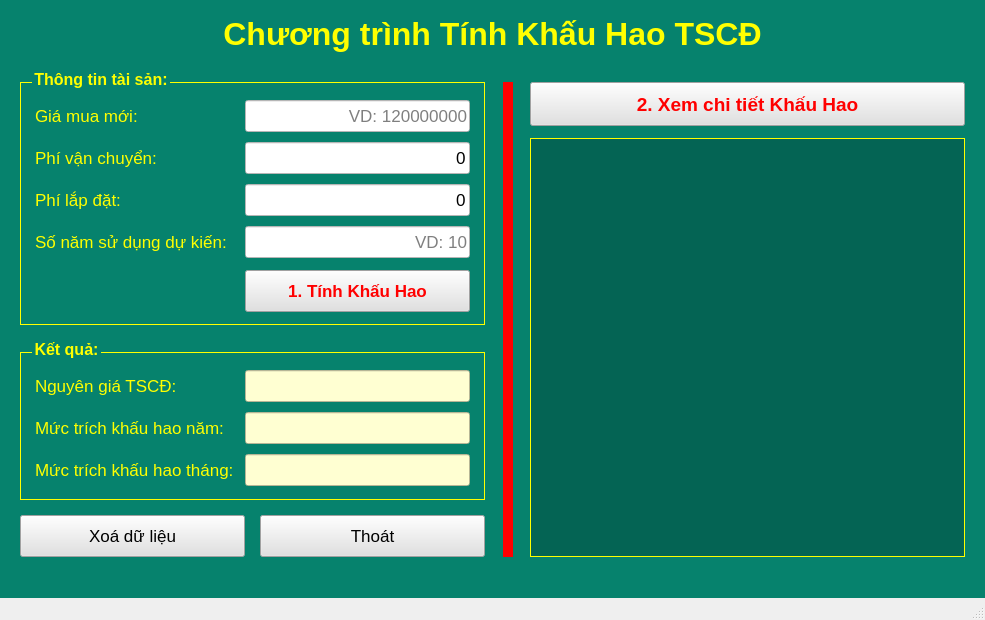
<?xml version="1.0" encoding="UTF-8"?>
<ui version="4.0">
 <class>MainWindow</class>
 <widget class="QMainWindow" name="MainWindow">
  <property name="geometry">
   <rect>
    <x>0</x>
    <y>0</y>
    <width>985</width>
    <height>620</height>
   </rect>
  </property>
  <property name="windowTitle">
   <string>Hoang Phuong Anh - K244111451</string>
  </property>
  <property name="windowIcon">
   <iconset>
    <normaloff>../images/calculator.png</normaloff>
    ../images/calculator.png
   </iconset>
  </property>
  <widget class="QWidget" name="centralwidget">
   <property name="styleSheet">
    <string notr="true">QWidget#centralwidget {
background-color: rgb(6, 130, 109);
}</string>
   </property>
   <widget class="QLabel" name="labelTitle">
    <property name="geometry">
     <rect>
      <x>20</x>
      <y>8</y>
      <width>945</width>
      <height>52</height>
     </rect>
    </property>
    <property name="font">
     <font>
      <pointsize>24</pointsize>
      <bold>true</bold>
     </font>
    </property>
    <property name="styleSheet">
     <string notr="true">color: rgb(255, 255, 0);</string>
    </property>
    <property name="text">
     <string>Chương trình Tính Khấu Hao TSCĐ</string>
    </property>
    <property name="alignment">
     <set>Qt::AlignCenter</set>
    </property>
   </widget>
   <widget class="QGroupBox" name="groupBoxThongTin">
    <property name="geometry">
     <rect>
      <x>20</x>
      <y>70</y>
      <width>465</width>
      <height>255</height>
     </rect>
    </property>
    <property name="font">
     <font>
      <pointsize>12</pointsize>
      <bold>true</bold>
     </font>
    </property>
    <property name="styleSheet">
     <string notr="true">QGroupBox {
border: 1px solid rgb(255, 255, 0);
margin-top: 12px;
}
QGroupBox::title {
subcontrol-origin: margin;
left: 12px;
color: rgb(255, 255, 0);
}</string>
    </property>
    <property name="title">
     <string>Thông tin tài sản:</string>
    </property>
    <widget class="QLabel" name="label_2">
     <property name="geometry">
      <rect>
       <x>15</x>
       <y>30</y>
       <width>205</width>
       <height>32</height>
      </rect>
     </property>
     <property name="font">
      <font>
       <pointsize>13</pointsize>
       <bold>false</bold>
      </font>
     </property>
     <property name="styleSheet">
      <string notr="true">color: rgb(255, 255, 0);</string>
     </property>
     <property name="text">
      <string>Giá mua mới:</string>
     </property>
    </widget>
    <widget class="QLineEdit" name="lineEditGiaMuaMoi">
     <property name="geometry">
      <rect>
       <x>225</x>
       <y>30</y>
       <width>225</width>
       <height>32</height>
      </rect>
     </property>
     <property name="font">
      <font>
       <pointsize>13</pointsize>
       <bold>false</bold>
      </font>
     </property>
     <property name="styleSheet">
      <string notr="true">background-color: rgb(255, 255, 255);
color: rgb(0, 0, 0);</string>
     </property>
     <property name="alignment">
      <set>Qt::AlignRight|Qt::AlignTrailing|Qt::AlignVCenter</set>
     </property>
     <property name="placeholderText">
      <string>VD: 120000000</string>
     </property>
    </widget>
    <widget class="QLabel" name="label_3">
     <property name="geometry">
      <rect>
       <x>15</x>
       <y>72</y>
       <width>205</width>
       <height>32</height>
      </rect>
     </property>
     <property name="font">
      <font>
       <pointsize>13</pointsize>
       <bold>false</bold>
      </font>
     </property>
     <property name="styleSheet">
      <string notr="true">color: rgb(255, 255, 0);</string>
     </property>
     <property name="text">
      <string>Phí vận chuyển:</string>
     </property>
    </widget>
    <widget class="QLineEdit" name="lineEditPhiVanChuyen">
     <property name="geometry">
      <rect>
       <x>225</x>
       <y>72</y>
       <width>225</width>
       <height>32</height>
      </rect>
     </property>
     <property name="font">
      <font>
       <pointsize>13</pointsize>
       <bold>false</bold>
      </font>
     </property>
     <property name="styleSheet">
      <string notr="true">background-color: rgb(255, 255, 255);
color: rgb(0, 0, 0);</string>
     </property>
     <property name="alignment">
      <set>Qt::AlignRight|Qt::AlignTrailing|Qt::AlignVCenter</set>
     </property>
     <property name="placeholderText">
      <string>Không có thì nhập 0</string>
     </property>
     <property name="text">
      <string>0</string>
     </property>
    </widget>
    <widget class="QLabel" name="label_4">
     <property name="geometry">
      <rect>
       <x>15</x>
       <y>114</y>
       <width>205</width>
       <height>32</height>
      </rect>
     </property>
     <property name="font">
      <font>
       <pointsize>13</pointsize>
       <bold>false</bold>
      </font>
     </property>
     <property name="styleSheet">
      <string notr="true">color: rgb(255, 255, 0);</string>
     </property>
     <property name="text">
      <string>Phí lắp đặt:</string>
     </property>
    </widget>
    <widget class="QLineEdit" name="lineEditPhiLapDat">
     <property name="geometry">
      <rect>
       <x>225</x>
       <y>114</y>
       <width>225</width>
       <height>32</height>
      </rect>
     </property>
     <property name="font">
      <font>
       <pointsize>13</pointsize>
       <bold>false</bold>
      </font>
     </property>
     <property name="styleSheet">
      <string notr="true">background-color: rgb(255, 255, 255);
color: rgb(0, 0, 0);</string>
     </property>
     <property name="alignment">
      <set>Qt::AlignRight|Qt::AlignTrailing|Qt::AlignVCenter</set>
     </property>
     <property name="placeholderText">
      <string>Không có thì nhập 0</string>
     </property>
     <property name="text">
      <string>0</string>
     </property>
    </widget>
    <widget class="QLabel" name="label_5">
     <property name="geometry">
      <rect>
       <x>15</x>
       <y>156</y>
       <width>205</width>
       <height>32</height>
      </rect>
     </property>
     <property name="font">
      <font>
       <pointsize>13</pointsize>
       <bold>false</bold>
      </font>
     </property>
     <property name="styleSheet">
      <string notr="true">color: rgb(255, 255, 0);</string>
     </property>
     <property name="text">
      <string>Số năm sử dụng dự kiến:</string>
     </property>
    </widget>
    <widget class="QLineEdit" name="lineEditSoNamDuKien">
     <property name="geometry">
      <rect>
       <x>225</x>
       <y>156</y>
       <width>225</width>
       <height>32</height>
      </rect>
     </property>
     <property name="font">
      <font>
       <pointsize>13</pointsize>
       <bold>false</bold>
      </font>
     </property>
     <property name="styleSheet">
      <string notr="true">background-color: rgb(255, 255, 255);
color: rgb(0, 0, 0);</string>
     </property>
     <property name="alignment">
      <set>Qt::AlignRight|Qt::AlignTrailing|Qt::AlignVCenter</set>
     </property>
     <property name="placeholderText">
      <string>VD: 10</string>
     </property>
    </widget>
    <widget class="QPushButton" name="pushButtonTinhKhauHao">
     <property name="geometry">
      <rect>
       <x>225</x>
       <y>200</y>
       <width>225</width>
       <height>42</height>
      </rect>
     </property>
     <property name="font">
      <font>
       <pointsize>13</pointsize>
       <bold>true</bold>
      </font>
     </property>
     <property name="styleSheet">
      <string notr="true">color: rgb(255, 0, 0);
background-color: rgb(225, 225, 225);</string>
     </property>
     <property name="text">
      <string>1. Tính Khấu Hao</string>
     </property>
     <property name="icon">
      <iconset>
       <normaloff>../images/calculator.png</normaloff>
       ../images/calculator.png
      </iconset>
     </property>
     <property name="iconSize">
      <size>
       <width>28</width>
       <height>28</height>
      </size>
     </property>
    </widget>
   </widget>
   <widget class="QGroupBox" name="groupBoxKetQua">
    <property name="geometry">
     <rect>
      <x>20</x>
      <y>340</y>
      <width>465</width>
      <height>160</height>
     </rect>
    </property>
    <property name="font">
     <font>
      <pointsize>12</pointsize>
      <bold>true</bold>
     </font>
    </property>
    <property name="styleSheet">
     <string notr="true">QGroupBox {
border: 1px solid rgb(255, 255, 0);
margin-top: 12px;
}
QGroupBox::title {
subcontrol-origin: margin;
left: 12px;
color: rgb(255, 255, 0);
}</string>
    </property>
    <property name="title">
     <string>Kết quả:</string>
    </property>
    <widget class="QLabel" name="label_6">
     <property name="geometry">
      <rect>
       <x>15</x>
       <y>30</y>
       <width>205</width>
       <height>32</height>
      </rect>
     </property>
     <property name="font">
      <font>
       <pointsize>13</pointsize>
       <bold>false</bold>
      </font>
     </property>
     <property name="styleSheet">
      <string notr="true">color: rgb(255, 255, 0);</string>
     </property>
     <property name="text">
      <string>Nguyên giá TSCĐ:</string>
     </property>
    </widget>
    <widget class="QLineEdit" name="lineEditNguyenGia">
     <property name="geometry">
      <rect>
       <x>225</x>
       <y>30</y>
       <width>225</width>
       <height>32</height>
      </rect>
     </property>
     <property name="font">
      <font>
       <pointsize>13</pointsize>
       <bold>true</bold>
      </font>
     </property>
     <property name="styleSheet">
      <string notr="true">background-color: rgb(255, 255, 210);
color: rgb(0, 0, 160);</string>
     </property>
     <property name="alignment">
      <set>Qt::AlignRight|Qt::AlignTrailing|Qt::AlignVCenter</set>
     </property>
     <property name="readOnly">
      <bool>true</bool>
     </property>
    </widget>
    <widget class="QLabel" name="label_7">
     <property name="geometry">
      <rect>
       <x>15</x>
       <y>72</y>
       <width>205</width>
       <height>32</height>
      </rect>
     </property>
     <property name="font">
      <font>
       <pointsize>13</pointsize>
       <bold>false</bold>
      </font>
     </property>
     <property name="styleSheet">
      <string notr="true">color: rgb(255, 255, 0);</string>
     </property>
     <property name="text">
      <string>Mức trích khấu hao năm:</string>
     </property>
    </widget>
    <widget class="QLineEdit" name="lineEditKhauHaoNam">
     <property name="geometry">
      <rect>
       <x>225</x>
       <y>72</y>
       <width>225</width>
       <height>32</height>
      </rect>
     </property>
     <property name="font">
      <font>
       <pointsize>13</pointsize>
       <bold>true</bold>
      </font>
     </property>
     <property name="styleSheet">
      <string notr="true">background-color: rgb(255, 255, 210);
color: rgb(0, 0, 160);</string>
     </property>
     <property name="alignment">
      <set>Qt::AlignRight|Qt::AlignTrailing|Qt::AlignVCenter</set>
     </property>
     <property name="readOnly">
      <bool>true</bool>
     </property>
    </widget>
    <widget class="QLabel" name="label_8">
     <property name="geometry">
      <rect>
       <x>15</x>
       <y>114</y>
       <width>205</width>
       <height>32</height>
      </rect>
     </property>
     <property name="font">
      <font>
       <pointsize>13</pointsize>
       <bold>false</bold>
      </font>
     </property>
     <property name="styleSheet">
      <string notr="true">color: rgb(255, 255, 0);</string>
     </property>
     <property name="text">
      <string>Mức trích khấu hao tháng:</string>
     </property>
    </widget>
    <widget class="QLineEdit" name="lineEditKhauHaoThang">
     <property name="geometry">
      <rect>
       <x>225</x>
       <y>114</y>
       <width>225</width>
       <height>32</height>
      </rect>
     </property>
     <property name="font">
      <font>
       <pointsize>13</pointsize>
       <bold>true</bold>
      </font>
     </property>
     <property name="styleSheet">
      <string notr="true">background-color: rgb(255, 255, 210);
color: rgb(0, 0, 160);</string>
     </property>
     <property name="alignment">
      <set>Qt::AlignRight|Qt::AlignTrailing|Qt::AlignVCenter</set>
     </property>
     <property name="readOnly">
      <bool>true</bool>
     </property>
    </widget>
   </widget>
   <widget class="QPushButton" name="pushButtonXoa">
    <property name="geometry">
     <rect>
      <x>20</x>
      <y>515</y>
      <width>225</width>
      <height>42</height>
     </rect>
    </property>
    <property name="font">
     <font>
      <pointsize>13</pointsize>
      <bold>false</bold>
     </font>
    </property>
    <property name="styleSheet">
     <string notr="true">color: rgb(0, 0, 0);
background-color: rgb(225, 225, 225);</string>
    </property>
    <property name="text">
     <string>Xoá dữ liệu</string>
    </property>
    <property name="icon">
     <iconset>
      <normaloff>../images/clear.png</normaloff>
      ../images/clear.png
     </iconset>
    </property>
    <property name="iconSize">
     <size>
      <width>28</width>
      <height>28</height>
     </size>
    </property>
   </widget>
   <widget class="QPushButton" name="pushButtonThoat">
    <property name="geometry">
     <rect>
      <x>260</x>
      <y>515</y>
      <width>225</width>
      <height>42</height>
     </rect>
    </property>
    <property name="font">
     <font>
      <pointsize>13</pointsize>
      <bold>false</bold>
     </font>
    </property>
    <property name="styleSheet">
     <string notr="true">color: rgb(0, 0, 0);
background-color: rgb(225, 225, 225);</string>
    </property>
    <property name="text">
     <string>Thoát</string>
    </property>
    <property name="icon">
     <iconset>
      <normaloff>../images/exit.png</normaloff>
      ../images/exit.png
     </iconset>
    </property>
    <property name="iconSize">
     <size>
      <width>28</width>
      <height>28</height>
     </size>
    </property>
   </widget>
   <widget class="QLabel" name="label_9">
    <property name="geometry">
     <rect>
      <x>503</x>
      <y>82</y>
      <width>10</width>
      <height>475</height>
     </rect>
    </property>
    <property name="styleSheet">
     <string notr="true">background-color: rgb(255, 0, 0);</string>
    </property>
    <property name="text">
     <string/>
    </property>
   </widget>
   <widget class="QPushButton" name="pushButtonChiTietKhauHao">
    <property name="geometry">
     <rect>
      <x>530</x>
      <y>82</y>
      <width>435</width>
      <height>44</height>
     </rect>
    </property>
    <property name="font">
     <font>
      <pointsize>14</pointsize>
      <bold>true</bold>
     </font>
    </property>
    <property name="styleSheet">
     <string notr="true">color: rgb(255, 0, 0);
background-color: rgb(225, 225, 225);</string>
    </property>
    <property name="text">
     <string>2. Xem chi tiết Khấu Hao</string>
    </property>
    <property name="icon">
     <iconset>
      <normaloff>../images/HuongDan.png</normaloff>
      ../images/HuongDan.png
     </iconset>
    </property>
    <property name="iconSize">
     <size>
      <width>28</width>
      <height>28</height>
     </size>
    </property>
   </widget>
   <widget class="QTextEdit" name="textEditXemChiTiet">
    <property name="geometry">
     <rect>
      <x>530</x>
      <y>138</y>
      <width>435</width>
      <height>419</height>
     </rect>
    </property>
    <property name="font">
     <font>
      <family>Consolas</family>
      <pointsize>13</pointsize>
      <bold>false</bold>
     </font>
    </property>
    <property name="styleSheet">
     <string notr="true">background-color: rgb(4, 100, 84);
color: rgb(255, 255, 0);
border: 1px solid rgb(255, 255, 0);</string>
    </property>
    <property name="readOnly">
     <bool>true</bool>
    </property>
   </widget>
  </widget>
  <widget class="QMenuBar" name="menubar">
   <property name="geometry">
    <rect>
     <x>0</x>
     <y>0</y>
     <width>985</width>
     <height>22</height>
    </rect>
   </property>
  </widget>
  <widget class="QStatusBar" name="statusbar"/>
 </widget>
 <tabstops>
  <tabstop>lineEditGiaMuaMoi</tabstop>
  <tabstop>lineEditPhiVanChuyen</tabstop>
  <tabstop>lineEditPhiLapDat</tabstop>
  <tabstop>lineEditSoNamDuKien</tabstop>
  <tabstop>pushButtonTinhKhauHao</tabstop>
  <tabstop>pushButtonChiTietKhauHao</tabstop>
  <tabstop>pushButtonXoa</tabstop>
  <tabstop>pushButtonThoat</tabstop>
 </tabstops>
 <resources/>
 <connections/>
</ui>
